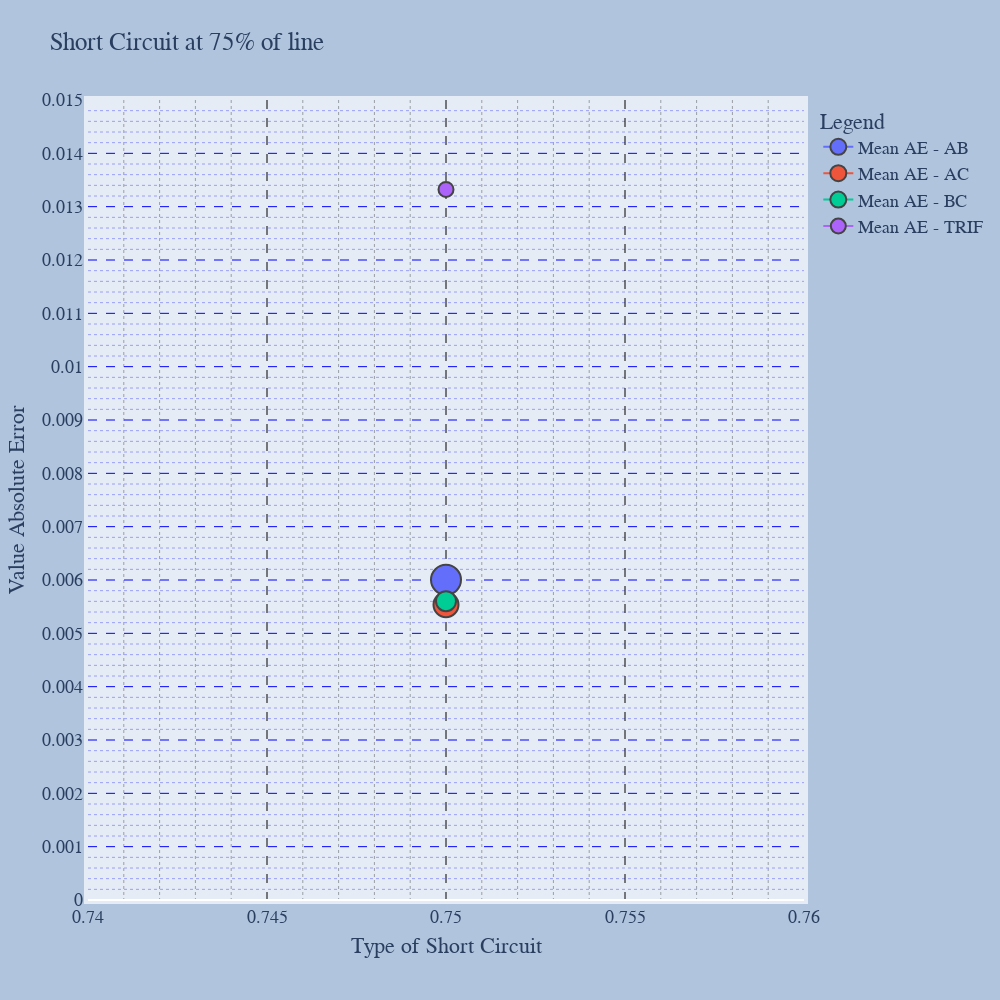

The notebook cell this image was saved under:
### Code cell
fig = go.Figure()

# Add traces
fig.add_trace(go.Scatter(x=ValorZeroSetentaCinco['n'], y=ValorZeroSetentaCinco['Mean AE - AB'],
                    mode='markers+lines',
                    name='Mean AE - AB',
                    marker=dict(
                        size=30,
                        line=dict(
                            width=2
                        )
                    ),
                    text=ValorZeroSetentaCinco['Mean AE - AB'],
                    textposition="top center"))
fig.add_trace(go.Scatter(x=ValorZeroSetentaCinco['n'], y=ValorZeroSetentaCinco['Mean AE - AC'],
                    mode='markers+lines',
                    name='Mean AE - AC',
                    marker=dict(
                        size=25,
                        line=dict(
                            width=2
                        )
                    ),
                    text=ValorZeroSetentaCinco['Mean AE - AC'],
                    textposition="top center"))
fig.add_trace(go.Scatter(x=ValorZeroSetentaCinco['n'], y=ValorZeroSetentaCinco['Mean AE - BC'],
                    mode='markers+lines',
                    name='Mean AE - BC',
                    marker=dict(
                        size=20,
                        line=dict(
                            width=2
                        )
                    ),
                    text=ValorZeroSetentaCinco['Mean AE - BC'],
                    textposition="bottom center"))
fig.add_trace(go.Scatter(x=ValorZeroSetentaCinco['n'], y=ValorZeroSetentaCinco['Mean AE - TRIF'],
                    mode='markers+lines',
                    name='Mean AE - TRIF',
                    marker=dict(
                        size=15,
                        line=dict(
                            width=2
                        )
                    ),
                    text=ValorZeroSetentaCinco['Mean AE - TRIF'],
                    textposition="top center"))
fig.update_yaxes(showgrid=True, gridwidth=1, gridcolor='blue', griddash='dash', minor_griddash="dot", minor_nticks=5, tickmode = 'linear', tick0 = 0.005,dtick = 0.001,)
fig.update_xaxes(gridcolor='black', griddash='dash', minor_griddash="dot")
fig.update_yaxes(range=[0, 0.015])
fig.update_xaxes(range=[0.74, 0.76])
fig.update_layout(
    autosize=False,
    width=1000,
    height=1000,
    margin=dict(
        l=50,
        r=50,
        b=100,
        t=100,
        pad=4
    ),
    paper_bgcolor='LightSteelBlue',)
fig.update_layout(
    title="Short Circuit at 75% of line",
    xaxis_title="Type of Short Circuit",
    yaxis_title="Value Absolute Error",
    legend_title="Legend",
    font=dict(
        family="Courier New, monospace",
        size=18,
    )
)
fig.show()
fig.write_image("images/ValorAE_4.png")

### Figure 1 — Plotly figure (JSON) as saved in the notebook; plotly's stock layout.template omitted (floating-point values rounded to 4 significant figures)
{"data": [{"marker": {"line": {"width": 2}, "size": 30}, "mode": "markers+lines", "name": "Mean AE - AB", "text": [0.006003], "textposition": "top center", "type": "scatter", "x": [0.75], "y": [0.006003]}, {"marker": {"line": {"width": 2}, "size": 25}, "mode": "markers+lines", "name": "Mean AE - AC", "text": [0.005536], "textposition": "top center", "type": "scatter", "x": [0.75], "y": [0.005536]}, {"marker": {"line": {"width": 2}, "size": 20}, "mode": "markers+lines", "name": "Mean AE - BC", "text": [0.005603], "textposition": "bottom center", "type": "scatter", "x": [0.75], "y": [0.005603]}, {"marker": {"line": {"width": 2}, "size": 15}, "mode": "markers+lines", "name": "Mean AE - TRIF", "text": [0.01332], "textposition": "top center", "type": "scatter", "x": [0.75], "y": [0.01332]}], "layout": {"autosize": false, "font": {"family": "Courier New, monospace", "size": 18}, "height": 1000, "legend": {"title": {"text": "Legend"}}, "margin": {"b": 100, "l": 50, "pad": 4, "r": 50, "t": 100}, "paper_bgcolor": "LightSteelBlue", "title": {"text": "Short Circuit at 75% of line"}, "width": 1000, "xaxis": {"gridcolor": "black", "griddash": "dash", "minor": {"griddash": "dot"}, "range": [0.74, 0.76], "title": {"text": "Type of Short Circuit"}}, "yaxis": {"dtick": 0.001, "gridcolor": "blue", "griddash": "dash", "gridwidth": 1, "minor": {"griddash": "dot", "nticks": 5}, "range": [0, 0.015], "showgrid": true, "tick0": 0.005, "tickmode": "linear", "title": {"text": "Value Absolute Error"}}}}
